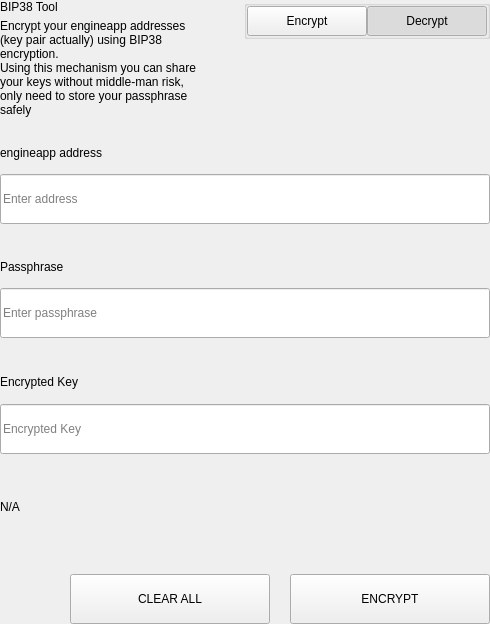
<?xml version="1.0" encoding="UTF-8"?>
<ui version="4.0">
 <class>SettingsMubToolWidget</class>
 <widget class="QWidget" name="SettingsMubToolWidget">
  <property name="geometry">
   <rect>
    <x>0</x>
    <y>0</y>
    <width>490</width>
    <height>624</height>
   </rect>
  </property>
  <property name="windowTitle">
   <string notr="true">N/A</string>
  </property>
  <layout class="QVBoxLayout" name="verticalLayout">
   <property name="spacing">
    <number>0</number>
   </property>
   <property name="leftMargin">
    <number>0</number>
   </property>
   <property name="topMargin">
    <number>0</number>
   </property>
   <property name="rightMargin">
    <number>0</number>
   </property>
   <property name="bottomMargin">
    <number>0</number>
   </property>
   <item>
    <widget class="QWidget" name="left" native="true">
     <layout class="QVBoxLayout" name="verticalLayout_3">
      <property name="leftMargin">
       <number>0</number>
      </property>
      <property name="topMargin">
       <number>0</number>
      </property>
      <property name="rightMargin">
       <number>0</number>
      </property>
      <property name="bottomMargin">
       <number>0</number>
      </property>
      <item>
       <layout class="QVBoxLayout" name="verticalLayout_2">
        <property name="spacing">
         <number>0</number>
        </property>
        <item>
         <layout class="QHBoxLayout" name="horizontalLayout_3" stretch="3,1">
          <property name="spacing">
           <number>40</number>
          </property>
          <item>
           <layout class="QVBoxLayout" name="verticalLayoutTitle">
            <property name="spacing">
             <number>5</number>
            </property>
            <item>
             <widget class="QLabel" name="labelTitle">
              <property name="text">
               <string>BIP38 Tool</string>
              </property>
             </widget>
            </item>
            <item>
             <widget class="QLabel" name="labelSubtitle1">
              <property name="text">
               <string>Encrypt your engineapp addresses (key pair actually) using BIP38 encryption.
Using this mechanism you can share your keys without middle-man risk, only need to store your passphrase safely</string>
              </property>
              <property name="wordWrap">
               <bool>true</bool>
              </property>
             </widget>
            </item>
           </layout>
          </item>
          <item alignment="Qt::AlignTop">
           <widget class="QGroupBox" name="groupBox">
            <property name="title">
             <string/>
            </property>
            <property name="alignment">
             <set>Qt::AlignLeading|Qt::AlignLeft|Qt::AlignTop</set>
            </property>
            <layout class="QHBoxLayout" name="horizontalLayout_4">
             <property name="spacing">
              <number>0</number>
             </property>
             <property name="leftMargin">
              <number>0</number>
             </property>
             <property name="topMargin">
              <number>0</number>
             </property>
             <property name="rightMargin">
              <number>0</number>
             </property>
             <property name="bottomMargin">
              <number>0</number>
             </property>
             <item>
              <spacer name="horizontalSpacer">
               <property name="orientation">
                <enum>Qt::Horizontal</enum>
               </property>
               <property name="sizeHint" stdset="0">
                <size>
                 <width>40</width>
                 <height>20</height>
                </size>
               </property>
              </spacer>
             </item>
             <item>
              <widget class="QPushButton" name="pushLeft">
               <property name="minimumSize">
                <size>
                 <width>120</width>
                 <height>30</height>
                </size>
               </property>
               <property name="maximumSize">
                <size>
                 <width>120</width>
                 <height>30</height>
                </size>
               </property>
               <property name="focusPolicy">
                <enum>Qt::NoFocus</enum>
               </property>
               <property name="text">
                <string>Encrypt</string>
               </property>
               <property name="checkable">
                <bool>true</bool>
               </property>
               <property name="autoExclusive">
                <bool>true</bool>
               </property>
              </widget>
             </item>
             <item>
              <widget class="QPushButton" name="pushRight">
               <property name="minimumSize">
                <size>
                 <width>120</width>
                 <height>30</height>
                </size>
               </property>
               <property name="maximumSize">
                <size>
                 <width>120</width>
                 <height>30</height>
                </size>
               </property>
               <property name="focusPolicy">
                <enum>Qt::NoFocus</enum>
               </property>
               <property name="text">
                <string>Decrypt</string>
               </property>
               <property name="checkable">
                <bool>true</bool>
               </property>
               <property name="checked">
                <bool>true</bool>
               </property>
               <property name="autoExclusive">
                <bool>true</bool>
               </property>
              </widget>
             </item>
            </layout>
           </widget>
          </item>
         </layout>
        </item>
        <item>
         <widget class="QStackedWidget" name="stackedWidget">
          <property name="currentIndex">
           <number>1</number>
          </property>
          <widget class="QWidget" name="pageDecrypt">
           <layout class="QVBoxLayout" name="verticalLayout_5">
            <property name="spacing">
             <number>0</number>
            </property>
            <property name="leftMargin">
             <number>0</number>
            </property>
            <property name="topMargin">
             <number>0</number>
            </property>
            <property name="rightMargin">
             <number>0</number>
            </property>
            <property name="bottomMargin">
             <number>0</number>
            </property>
            <item>
             <widget class="QWidget" name="widget" native="true">
              <property name="minimumSize">
               <size>
                <width>0</width>
                <height>100</height>
               </size>
              </property>
              <layout class="QVBoxLayout" name="verticalLayout_4">
               <property name="spacing">
                <number>0</number>
               </property>
               <property name="leftMargin">
                <number>0</number>
               </property>
               <property name="topMargin">
                <number>0</number>
               </property>
               <property name="rightMargin">
                <number>0</number>
               </property>
               <property name="bottomMargin">
                <number>0</number>
               </property>
               <item>
                <spacer name="verticalSpacer_2">
                 <property name="orientation">
                  <enum>Qt::Vertical</enum>
                 </property>
                 <property name="sizeType">
                  <enum>QSizePolicy::Fixed</enum>
                 </property>
                 <property name="sizeHint" stdset="0">
                  <size>
                   <width>20</width>
                   <height>20</height>
                  </size>
                 </property>
                </spacer>
               </item>
               <item>
                <layout class="QHBoxLayout" name="horizontalLayout_6" stretch="2">
                 <property name="spacing">
                  <number>0</number>
                 </property>
                 <item>
                  <layout class="QVBoxLayout" name="verticalLayout_7">
                   <property name="spacing">
                    <number>9</number>
                   </property>
                   <item>
                    <widget class="QLabel" name="labelSubtitleKey">
                     <property name="minimumSize">
                      <size>
                       <width>0</width>
                       <height>20</height>
                      </size>
                     </property>
                     <property name="maximumSize">
                      <size>
                       <width>16777215</width>
                       <height>20</height>
                      </size>
                     </property>
                     <property name="text">
                      <string>Encrypted key</string>
                     </property>
                    </widget>
                   </item>
                   <item>
                    <widget class="QLineEdit" name="lineEditKey">
                     <property name="minimumSize">
                      <size>
                       <width>0</width>
                       <height>50</height>
                      </size>
                     </property>
                     <property name="maximumSize">
                      <size>
                       <width>16777215</width>
                       <height>50</height>
                      </size>
                     </property>
                     <property name="placeholderText">
                      <string>Enter a encrypted key</string>
                     </property>
                    </widget>
                   </item>
                  </layout>
                 </item>
                </layout>
               </item>
               <item>
                <spacer name="verticalSpacer_3">
                 <property name="orientation">
                  <enum>Qt::Vertical</enum>
                 </property>
                 <property name="sizeType">
                  <enum>QSizePolicy::Fixed</enum>
                 </property>
                 <property name="sizeHint" stdset="0">
                  <size>
                   <width>20</width>
                   <height>20</height>
                  </size>
                 </property>
                </spacer>
               </item>
               <item>
                <layout class="QVBoxLayout" name="verticalLayout_9">
                 <property name="spacing">
                  <number>9</number>
                 </property>
                 <item>
                  <widget class="QLabel" name="labelSubtitlePassphrase">
                   <property name="maximumSize">
                    <size>
                     <width>16777215</width>
                     <height>20</height>
                    </size>
                   </property>
                   <property name="text">
                    <string>Passphrase</string>
                   </property>
                  </widget>
                 </item>
                 <item>
                  <widget class="QLineEdit" name="lineEditPassphrase">
                   <property name="minimumSize">
                    <size>
                     <width>0</width>
                     <height>50</height>
                    </size>
                   </property>
                   <property name="maximumSize">
                    <size>
                     <width>16777215</width>
                     <height>50</height>
                    </size>
                   </property>
                   <property name="placeholderText">
                    <string>Enter a passphrase</string>
                   </property>
                  </widget>
                 </item>
                </layout>
               </item>
               <item>
                <spacer name="verticalSpacer_4">
                 <property name="orientation">
                  <enum>Qt::Vertical</enum>
                 </property>
                 <property name="sizeType">
                  <enum>QSizePolicy::Fixed</enum>
                 </property>
                 <property name="sizeHint" stdset="0">
                  <size>
                   <width>20</width>
                   <height>20</height>
                  </size>
                 </property>
                </spacer>
               </item>
               <item>
                <widget class="QWidget" name="widget_3" native="true">
                 <property name="sizePolicy">
                  <sizepolicy hsizetype="Preferred" vsizetype="Fixed">
                   <horstretch>0</horstretch>
                   <verstretch>0</verstretch>
                  </sizepolicy>
                 </property>
                 <layout class="QVBoxLayout" name="verticalLayout_10">
                  <property name="spacing">
                   <number>9</number>
                  </property>
                  <property name="leftMargin">
                   <number>0</number>
                  </property>
                  <property name="topMargin">
                   <number>0</number>
                  </property>
                  <property name="rightMargin">
                   <number>0</number>
                  </property>
                  <property name="bottomMargin">
                   <number>0</number>
                  </property>
                  <item>
                   <widget class="QLabel" name="labelSubtitleDecryptResult">
                    <property name="minimumSize">
                     <size>
                      <width>0</width>
                      <height>20</height>
                     </size>
                    </property>
                    <property name="maximumSize">
                     <size>
                      <width>16777215</width>
                      <height>20</height>
                     </size>
                    </property>
                    <property name="text">
                     <string>Decrypted address result</string>
                    </property>
                   </widget>
                  </item>
                  <item>
                   <widget class="QWidget" name="widget_4" native="true">
                    <layout class="QHBoxLayout" name="horizontalLayout" stretch="6,0,1">
                     <property name="spacing">
                      <number>0</number>
                     </property>
                     <property name="leftMargin">
                      <number>0</number>
                     </property>
                     <property name="topMargin">
                      <number>0</number>
                     </property>
                     <property name="rightMargin">
                      <number>0</number>
                     </property>
                     <property name="bottomMargin">
                      <number>0</number>
                     </property>
                     <item alignment="Qt::AlignVCenter">
                      <widget class="QLineEdit" name="lineEditDecryptResult">
                       <property name="minimumSize">
                        <size>
                         <width>0</width>
                         <height>50</height>
                        </size>
                       </property>
                       <property name="maximumSize">
                        <size>
                         <width>16777215</width>
                         <height>50</height>
                        </size>
                       </property>
                       <property name="placeholderText">
                        <string>Decrypted Address</string>
                       </property>
                      </widget>
                     </item>
                     <item>
                      <spacer name="horizontalSpacer_4">
                       <property name="orientation">
                        <enum>Qt::Horizontal</enum>
                       </property>
                       <property name="sizeType">
                        <enum>QSizePolicy::Fixed</enum>
                       </property>
                       <property name="sizeHint" stdset="0">
                        <size>
                         <width>20</width>
                         <height>50</height>
                        </size>
                       </property>
                      </spacer>
                     </item>
                     <item>
                      <widget class="QPushButton" name="pushButtonImport">
                       <property name="minimumSize">
                        <size>
                         <width>140</width>
                         <height>40</height>
                        </size>
                       </property>
                       <property name="text">
                        <string>Import Address</string>
                       </property>
                      </widget>
                     </item>
                    </layout>
                   </widget>
                  </item>
                 </layout>
                </widget>
               </item>
               <item>
                <widget class="QLabel" name="statusLabel_DEC">
                 <property name="maximumSize">
                  <size>
                   <width>16777215</width>
                   <height>40</height>
                  </size>
                 </property>
                 <property name="text">
                  <string/>
                 </property>
                </widget>
               </item>
               <item>
                <spacer name="verticalSpacer">
                 <property name="orientation">
                  <enum>Qt::Vertical</enum>
                 </property>
                 <property name="sizeType">
                  <enum>QSizePolicy::Preferred</enum>
                 </property>
                 <property name="sizeHint" stdset="0">
                  <size>
                   <width>20</width>
                   <height>20</height>
                  </size>
                 </property>
                </spacer>
               </item>
               <item>
                <layout class="QHBoxLayout" name="horizontalLayout_7">
                 <property name="spacing">
                  <number>0</number>
                 </property>
                 <item>
                  <spacer name="horizontalSpacer_5">
                   <property name="orientation">
                    <enum>Qt::Horizontal</enum>
                   </property>
                   <property name="sizeType">
                    <enum>QSizePolicy::Expanding</enum>
                   </property>
                   <property name="sizeHint" stdset="0">
                    <size>
                     <width>40</width>
                     <height>20</height>
                    </size>
                   </property>
                  </spacer>
                 </item>
                 <item>
                  <widget class="QPushButton" name="pushButtonDecryptClear">
                   <property name="minimumSize">
                    <size>
                     <width>200</width>
                     <height>50</height>
                    </size>
                   </property>
                   <property name="maximumSize">
                    <size>
                     <width>200</width>
                     <height>50</height>
                    </size>
                   </property>
                   <property name="text">
                    <string>CLEAR</string>
                   </property>
                  </widget>
                 </item>
                 <item>
                  <spacer name="horizontalSpacer_3">
                   <property name="orientation">
                    <enum>Qt::Horizontal</enum>
                   </property>
                   <property name="sizeType">
                    <enum>QSizePolicy::Fixed</enum>
                   </property>
                   <property name="sizeHint" stdset="0">
                    <size>
                     <width>20</width>
                     <height>20</height>
                    </size>
                   </property>
                  </spacer>
                 </item>
                 <item>
                  <widget class="QPushButton" name="pushButtonDecrypt">
                   <property name="minimumSize">
                    <size>
                     <width>200</width>
                     <height>50</height>
                    </size>
                   </property>
                   <property name="maximumSize">
                    <size>
                     <width>200</width>
                     <height>50</height>
                    </size>
                   </property>
                   <property name="text">
                    <string>DECRYPT KEY</string>
                   </property>
                  </widget>
                 </item>
                </layout>
               </item>
              </layout>
             </widget>
            </item>
           </layout>
          </widget>
          <widget class="QWidget" name="pageEncrypt">
           <layout class="QVBoxLayout" name="verticalLayout_11">
            <property name="spacing">
             <number>0</number>
            </property>
            <property name="leftMargin">
             <number>0</number>
            </property>
            <property name="topMargin">
             <number>0</number>
            </property>
            <property name="rightMargin">
             <number>0</number>
            </property>
            <property name="bottomMargin">
             <number>0</number>
            </property>
            <item>
             <spacer name="verticalSpacer_8">
              <property name="orientation">
               <enum>Qt::Vertical</enum>
              </property>
              <property name="sizeType">
               <enum>QSizePolicy::Fixed</enum>
              </property>
              <property name="sizeHint" stdset="0">
               <size>
                <width>20</width>
                <height>20</height>
               </size>
              </property>
             </spacer>
            </item>
            <item>
             <widget class="QWidget" name="containerAddressEnc" native="true">
              <layout class="QVBoxLayout" name="containerAddressEncLayout">
               <property name="spacing">
                <number>5</number>
               </property>
               <property name="leftMargin">
                <number>0</number>
               </property>
               <property name="topMargin">
                <number>0</number>
               </property>
               <property name="rightMargin">
                <number>0</number>
               </property>
               <property name="bottomMargin">
                <number>0</number>
               </property>
               <item>
                <widget class="QLabel" name="labelSubtitleAddress">
                 <property name="minimumSize">
                  <size>
                   <width>0</width>
                   <height>20</height>
                  </size>
                 </property>
                 <property name="maximumSize">
                  <size>
                   <width>16777215</width>
                   <height>20</height>
                  </size>
                 </property>
                 <property name="text">
                  <string>engineapp address</string>
                 </property>
                </widget>
               </item>
               <item>
                <widget class="QLineEdit" name="addressIn_ENC">
                 <property name="minimumSize">
                  <size>
                   <width>0</width>
                   <height>50</height>
                  </size>
                 </property>
                 <property name="placeholderText">
                  <string>Enter address</string>
                 </property>
                </widget>
               </item>
              </layout>
             </widget>
            </item>
            <item>
             <spacer name="verticalSpacer_6">
              <property name="orientation">
               <enum>Qt::Vertical</enum>
              </property>
              <property name="sizeType">
               <enum>QSizePolicy::Fixed</enum>
              </property>
              <property name="sizeHint" stdset="0">
               <size>
                <width>20</width>
                <height>20</height>
               </size>
              </property>
             </spacer>
            </item>
            <item>
             <widget class="QWidget" name="containerAddress" native="true">
              <layout class="QHBoxLayout" name="horizontalLayout_9" stretch="2">
               <property name="spacing">
                <number>0</number>
               </property>
               <property name="leftMargin">
                <number>0</number>
               </property>
               <property name="topMargin">
                <number>0</number>
               </property>
               <property name="rightMargin">
                <number>0</number>
               </property>
               <property name="bottomMargin">
                <number>0</number>
               </property>
               <item>
                <layout class="QVBoxLayout" name="verticalLayout_8">
                 <property name="spacing">
                  <number>5</number>
                 </property>
                 <item>
                  <widget class="QLabel" name="labelSubtitleMessage">
                   <property name="minimumSize">
                    <size>
                     <width>0</width>
                     <height>20</height>
                    </size>
                   </property>
                   <property name="maximumSize">
                    <size>
                     <width>16777215</width>
                     <height>20</height>
                    </size>
                   </property>
                   <property name="text">
                    <string>Passphrase</string>
                   </property>
                  </widget>
                 </item>
                 <item>
                  <widget class="QLineEdit" name="passphraseIn_ENC">
                   <property name="minimumSize">
                    <size>
                     <width>0</width>
                     <height>50</height>
                    </size>
                   </property>
                   <property name="maximumSize">
                    <size>
                     <width>16777215</width>
                     <height>50</height>
                    </size>
                   </property>
                   <property name="placeholderText">
                    <string>Enter passphrase</string>
                   </property>
                  </widget>
                 </item>
                </layout>
               </item>
              </layout>
             </widget>
            </item>
            <item>
             <spacer name="verticalSpacer_7">
              <property name="orientation">
               <enum>Qt::Vertical</enum>
              </property>
              <property name="sizeType">
               <enum>QSizePolicy::Fixed</enum>
              </property>
              <property name="sizeHint" stdset="0">
               <size>
                <width>20</width>
                <height>20</height>
               </size>
              </property>
             </spacer>
            </item>
            <item>
             <widget class="QWidget" name="widget_2" native="true">
              <property name="minimumSize">
               <size>
                <width>0</width>
                <height>75</height>
               </size>
              </property>
              <property name="maximumSize">
               <size>
                <width>16777215</width>
                <height>16777215</height>
               </size>
              </property>
              <layout class="QVBoxLayout" name="verticalLayout_6">
               <property name="leftMargin">
                <number>0</number>
               </property>
               <property name="topMargin">
                <number>0</number>
               </property>
               <property name="rightMargin">
                <number>0</number>
               </property>
               <property name="bottomMargin">
                <number>0</number>
               </property>
               <item>
                <widget class="QLabel" name="labelSubtitleEncryptedKey">
                 <property name="minimumSize">
                  <size>
                   <width>0</width>
                   <height>20</height>
                  </size>
                 </property>
                 <property name="maximumSize">
                  <size>
                   <width>16777215</width>
                   <height>20</height>
                  </size>
                 </property>
                 <property name="text">
                  <string>Encrypted Key</string>
                 </property>
                </widget>
               </item>
               <item>
                <widget class="QLineEdit" name="encryptedKeyOut_ENC">
                 <property name="minimumSize">
                  <size>
                   <width>0</width>
                   <height>50</height>
                  </size>
                 </property>
                 <property name="placeholderText">
                  <string>Encrypted Key</string>
                 </property>
                </widget>
               </item>
              </layout>
             </widget>
            </item>
            <item>
             <widget class="QLabel" name="statusLabel_ENC">
              <property name="text">
               <string notr="true">N/A</string>
              </property>
             </widget>
            </item>
            <item>
             <spacer name="verticalSpacer_5">
              <property name="orientation">
               <enum>Qt::Vertical</enum>
              </property>
              <property name="sizeType">
               <enum>QSizePolicy::Fixed</enum>
              </property>
              <property name="sizeHint" stdset="0">
               <size>
                <width>20</width>
                <height>20</height>
               </size>
              </property>
             </spacer>
            </item>
            <item>
             <layout class="QHBoxLayout" name="horizontalLayout_8">
              <property name="spacing">
               <number>0</number>
              </property>
              <item>
               <spacer name="horizontalSpacer_6">
                <property name="orientation">
                 <enum>Qt::Horizontal</enum>
                </property>
                <property name="sizeType">
                 <enum>QSizePolicy::Expanding</enum>
                </property>
                <property name="sizeHint" stdset="0">
                 <size>
                  <width>40</width>
                  <height>20</height>
                 </size>
                </property>
               </spacer>
              </item>
              <item>
               <widget class="QPushButton" name="pushButtonClear">
                <property name="minimumSize">
                 <size>
                  <width>200</width>
                  <height>50</height>
                 </size>
                </property>
                <property name="focusPolicy">
                 <enum>Qt::NoFocus</enum>
                </property>
                <property name="text">
                 <string>CLEAR ALL</string>
                </property>
               </widget>
              </item>
              <item>
               <spacer name="horizontalSpacer_2">
                <property name="orientation">
                 <enum>Qt::Horizontal</enum>
                </property>
                <property name="sizeType">
                 <enum>QSizePolicy::Fixed</enum>
                </property>
                <property name="sizeHint" stdset="0">
                 <size>
                  <width>20</width>
                  <height>20</height>
                 </size>
                </property>
               </spacer>
              </item>
              <item>
               <widget class="QPushButton" name="pushButtonEncrypt">
                <property name="minimumSize">
                 <size>
                  <width>200</width>
                  <height>50</height>
                 </size>
                </property>
                <property name="maximumSize">
                 <size>
                  <width>200</width>
                  <height>50</height>
                 </size>
                </property>
                <property name="focusPolicy">
                 <enum>Qt::NoFocus</enum>
                </property>
                <property name="text">
                 <string>ENCRYPT</string>
                </property>
               </widget>
              </item>
             </layout>
            </item>
           </layout>
          </widget>
         </widget>
        </item>
       </layout>
      </item>
     </layout>
    </widget>
   </item>
  </layout>
 </widget>
 <resources/>
 <connections/>
</ui>
